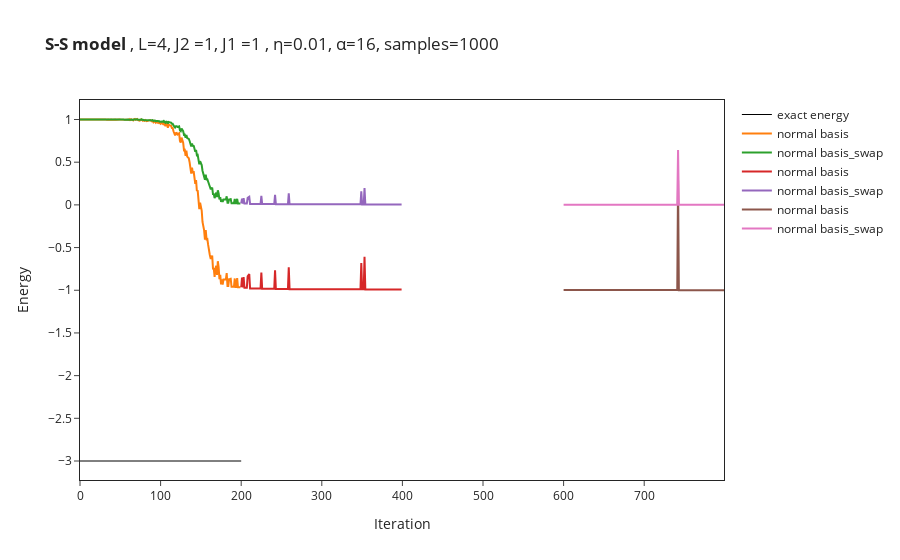

Write notebook code for a chart like this one.
### Code cell
# import the data from log file
OUT_NAME_suffixless=OUT_NAME
data = []
for i in range(no_of_runs):
    data.append(json.load(open(OUT_NAME_suffixless+str(i)+".log")))
names = ["normal basis","MSR basis"]
if DTYPE in (np.complex128, np.complex64):# and False:
    energy_convergence = [data[i]["Energy"]["Mean"]["real"] for i in range(no_of_runs)]
    symmetry = [data[i]["symmetry"]["Mean"]["real"] for i in range(no_of_runs)]
else:
    energy_convergence = [data[i]["Energy"]["Mean"] for i in range(no_of_runs)]
    symmetry = [data[i]["symmetry"]["Mean"] for i in range(no_of_runs)]
for i in range(no_of_runs):
    figure.add_trace(go.Scatter(
        x=data[i]["Energy"]["iters"], y=energy_convergence[i],
        name=names[i]
    ))
    figure.add_trace(go.Scatter(
        x=data[i]["Energy"]["iters"], y=symmetry[i],
        name=names[i]+"_swap"
    ))

#figure.add_hline(y=exact_gs_energy)
figure.update_layout(xaxis_title="Iteration",yaxis_title="Energy")
figure.show()

### Figure 1 — Plotly figure (JSON) as saved in the notebook; plotly's stock layout.template omitted (floating-point values rounded to 4 significant figures; data arrays with more than 128 entries replaced by an {"elided": "..."} marker saying what was removed)
{"data": [{"line": {"color": "#000000", "width": 1}, "mode": "lines", "name": "exact energy", "type": "scatter", "x": [0, 200], "y": [-3.0, -3.0]}, {"name": "normal basis", "type": "scatter", "x": {"elided": "200 int values"}, "y": {"elided": "200 float values"}}, {"name": "normal basis_swap", "type": "scatter", "x": {"elided": "200 int values"}, "y": {"elided": "200 float values"}}, {"name": "normal basis", "type": "scatter", "x": {"elided": "200 int values"}, "y": {"elided": "200 float values"}}, {"name": "normal basis_swap", "type": "scatter", "x": {"elided": "200 int values"}, "y": {"elided": "200 float values"}}, {"name": "normal basis", "type": "scatter", "x": {"elided": "200 int values"}, "y": {"elided": "200 float values"}}, {"name": "normal basis_swap", "type": "scatter", "x": {"elided": "200 int values"}, "y": {"elided": "200 float values"}}], "layout": {"title": {"text": "<b>S-S model </b>, L=4, J2 =1, J1 =1 , η=0.01, α=16, samples=1000"}, "xaxis": {"mirror": true, "showline": true, "title": {"text": "Iteration"}}, "yaxis": {"mirror": true, "showline": true, "title": {"text": "Energy"}}}}
